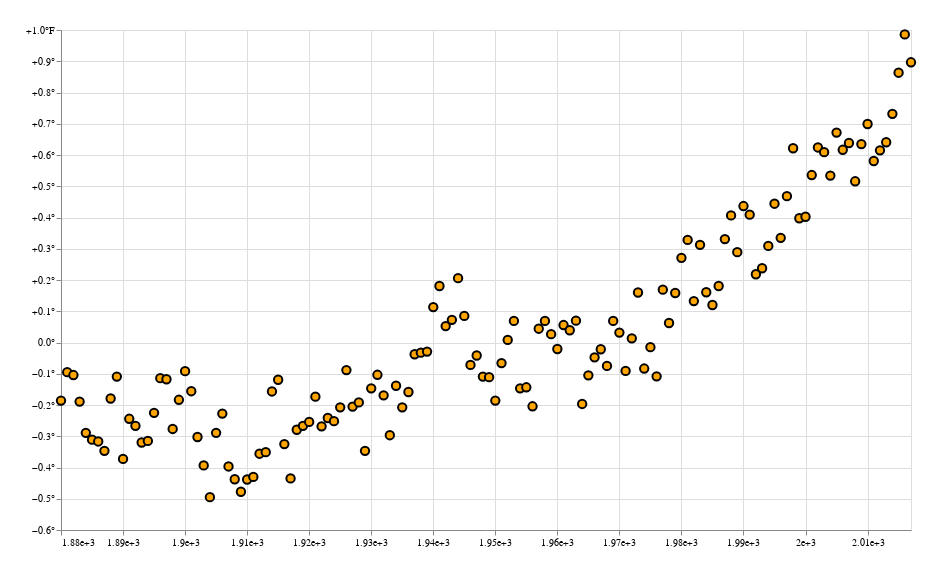

Notebook code cell kept with this figure:
### Code cell
main_t = alt.Chart(df).mark_point(
    size = 70,
    fill = "orange",
    opacity = 1,
    color = "black",
    ).encode(
    x = alt.X(
        field='Year', 
        type = 'quantitative',
        
        scale=alt.Scale(domain=[1880, 2017]),
        axis=alt.Axis(
            values = list(range(1880, 2017, 10)),
            format = '1',
        ),
        title = "",

    ),
    y = alt.Y(
        field = 'ANN AVG', 
        type = 'quantitative',
        axis=alt.Axis(
            values = [x * 0.1 for x in range(-6, 11)],
            labelExpr = 'datum.value > 0 ?' + 
            '(datum.value == 1 ? toString("+")+datum.label+toString("°F") : toString("+")+datum.label+toString("°"))' +
            ': datum.label+toString("°")',
        ),
        title = ""
    ),
).properties(width = 850, height = 500, background = '#FFFFFF', padding = 25)
main_t

### Figure 1 — Vega-Lite specification as saved in the notebook (floating-point values rounded to 4 significant figures; data arrays with more than 128 entries replaced by an {"elided": "..."} marker saying what was removed)
{"config": {"view": {"continuousWidth": 400, "continuousHeight": 300}}, "data": {"name": "data-301a2140a3565a525504dfad98f52f6f"}, "mark": {"type": "point", "color": "black", "fill": "orange", "opacity": 1, "size": 70}, "background": "#FFFFFF", "encoding": {"x": {"type": "quantitative", "axis": {"format": "1", "values": [1880, 1890, 1900, 1910, 1920, 1930, 1940, 1950, 1960, 1970, 1980, 1990, 2000, 2010]}, "field": "Year", "scale": {"domain": [1880, 2017]}, "title": ""}, "y": {"type": "quantitative", "axis": {"labelExpr": "datum.value > 0 ?(datum.value == 1 ? toString(\"+\")+datum.label+toString(\"°F\") : toString(\"+\")+datum.label+toString(\"°\")): datum.label+toString(\"°\")", "values": [-0.6, -0.5, -0.4, -0.3, -0.2, -0.1, 0.0, 0.1, 0.2, 0.3, 0.4, 0.5, 0.6, 0.7, 0.8, 0.9, 1.0]}, "field": "ANN AVG", "title": ""}}, "height": 500, "padding": 25, "width": 850, "$schema": "https://vega.github.io/schema/vega-lite/v4.8.1.json", "datasets": {"data-301a2140a3565a525504dfad98f52f6f": {"elided": "138 records"}}}
